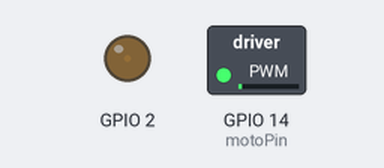
The sketch below on a simulated ESP32. On the bench: switched loads named in the sketch (green lamp = pin HIGH), output pins drawn as LEDs (lit = HIGH).

Above: at 0.05 s.
At 2.15 s:
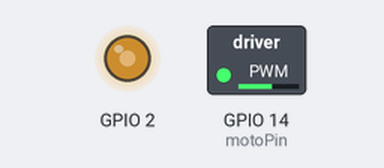
At 3.45 s:
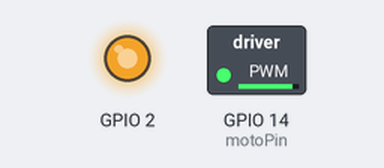
At 6.9 s:
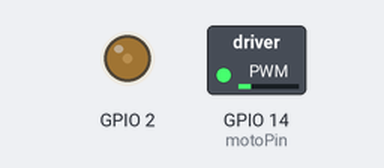
Timing chart, 0 to 10.0 s (numbered marks = the images above):
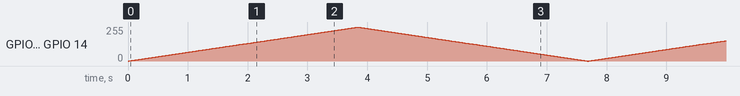

The sketch:

Motor.ino
```cpp
const int motoPin = 14;     // номер контакта вентилятора
const int freq = 800;      // частота ШИМ, Гц
const int ledChannel = 0;   // канал ШИМ на ESP32 (разобраться)
const int res = 8;          // квантование ШИМ, бит

void setup() {
  ledcSetup(ledChannel, freq, res);     // настройка ШИМ для вентилятора
  ledcSetup(1, freq, res);              // настройка ШИМ для встроенного светодиода (только для проверки работоспособности ШИМ)
  ledcAttachPin(motoPin, ledChannel);    // "инициализация" канала для ШИМ
  ledcAttachPin(2, 1);                  // "инициализация" канала для ШИМ для встроенного светодиода
}

void loop() {
  // пробная программа управления вентилятором
  for(int dutyCycle = 0; dutyCycle <= 255; dutyCycle++)
  {
    ledcWrite(ledChannel, dutyCycle);       // ШИМ на вентилятор
    ledcWrite(1, dutyCycle);       // ШИМ на встроенный светодиод
    delay(15);
  }

  for(int dutyCycle = 255; dutyCycle >= 0; dutyCycle--)
  {
    ledcWrite(ledChannel, dutyCycle);       // ШИМ на вентилятор
    ledcWrite(1, dutyCycle);       // ШИМ на встроенный светодиод
    delay(15);
  }
}
```
